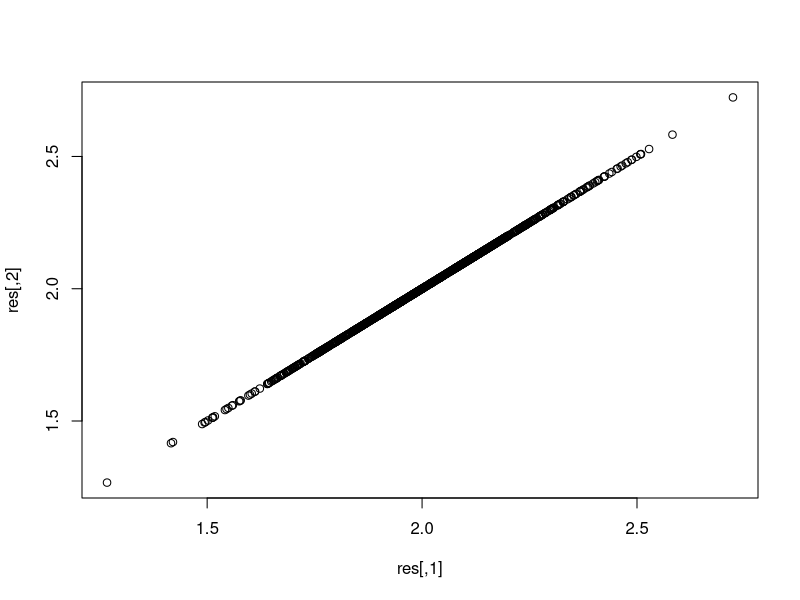

Write R code to recreate this figure.

## converting unscaled x-y distance to scaled x-y distance

f <- function(d2, lx, ly) (d2 - lx^2 - ly^2)/(lx*ly) + 2
nsim <- 1000
res <- matrix(NA, ncol = 2, nrow = nsim)
for (i in 1:nsim) {
    x <- rnorm(100)
    y <- rnorm(100)
    lx <- sqrt(sum(x^2))
    ly <- sqrt(sum(y^2))
    x_s <- x / lx
    y_s <- y / ly
    d2 <- sum((x - y)^2)
    d2_scale <- sum((x_s - y_s)^2)
    d2_scale_form <- f(d2, lx, ly)
        
    res[i, ] <- c(d2_scale, d2_scale_form)

}
plot(res)
all.equal(res[, 1], res[, 2])

d2_scale


## now for the cross-validated form....

